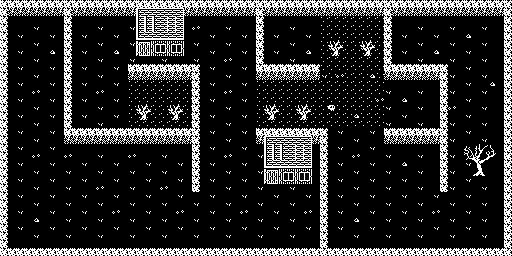

The image is a tile-based game level rendered from a .tmx file. Its description and complete source (layers, tilesets, objects, tile grids) follow:
An orthogonal 8x4 tile map with 64x64 px tiles, 1 tile layer (LEVEL 31), 31 hidden layers not drawn.

<map version="1.0" tiledversion="1.0.2" orientation="orthogonal" renderorder="right-down" width="8" height="4" tilewidth="64" tileheight="64" nextobjectid="1">
 <tileset firstgid="1" name="blockset" tilewidth="64" tileheight="64" tilecount="16" columns="4">
  <image source="blockset3.png" width="256" height="256" />
 </tileset>
 <layer name="LEVEL00" width="8" height="4" visible="0">
  <data encoding="csv">
1,2,2,2,2,2,2,3,
4,10,6,16,5,16,16,6,
4,10,6,5,5,5,5,6,
7,8,9,8,8,8,8,9
</data>
 </layer>
 <layer name="LEVEL01" width="8" height="4" visible="0">
  <data encoding="csv">
1,2,2,2,2,2,2,3,
4,6,16,16,4,10,10,15,
1,3,5,8,1,2,5,6,
7,8,8,8,8,8,8,9
</data>
 </layer>
 <layer name="LEVEL02" width="8" height="4" visible="0">
  <data encoding="csv">
1,2,2,2,2,2,2,3,
4,6,16,16,5,16,16,15,
1,3,5,5,5,5,5,15,
7,8,8,8,8,8,8,9
</data>
 </layer>
 <layer name="LEVEL03" width="8" height="4" visible="0">
  <data encoding="csv">
1,12,12,12,2,2,2,3,
4,14,11,14,1,16,3,6,
4,14,11,11,7,5,9,6,
7,13,13,13,8,8,8,9
</data>
 </layer>
 <layer name="LEVEL04" width="8" height="4" visible="0">
  <data encoding="csv">
1,16,2,12,12,2,16,3,
4,10,4,14,14,6,10,6,
4,10,1,12,12,3,10,6,
7,8,8,13,13,8,8,9
</data>
 </layer>
 <layer name="LEVEL05" width="8" height="4" visible="0">
  <data encoding="csv">
1,2,2,2,2,2,2,3,
4,14,4,16,1,3,14,15,
4,11,7,8,4,15,14,15,
7,13,13,13,8,8,8,9
</data>
 </layer>
 <layer name="LEVEL06" width="8" height="4" visible="0">
  <data encoding="csv">
1,16,2,3,2,2,16,3,
4,5,10,5,5,5,10,15,
1,2,2,5,10,2,2,3,
7,8,8,9,8,8,8,9
</data>
 </layer>
 <layer name="LEVEL07" width="8" height="4" visible="0">
  <data encoding="csv">
1,2,2,2,2,2,2,3,
4,16,3,5,5,1,16,6,
4,5,9,12,12,7,5,6,
7,8,8,8,8,8,8,9
</data>
 </layer>
 <layer name="LEVEL08" width="8" height="4" visible="0">
  <data encoding="csv">
1,2,2,2,2,2,2,3,
4,16,2,5,3,5,3,6,
4,10,5,7,9,5,9,6,
7,8,8,8,8,8,8,9
</data>
 </layer>
 <layer name="LEVEL09" width="8" height="4" visible="0">
  <data encoding="csv">
1,2,2,2,2,2,2,3,
4,1,2,16,16,2,10,6,
4,10,8,8,8,8,9,6,
7,8,8,8,8,8,8,9
</data>
 </layer>
 <layer name="LEVEL10" width="8" height="4" visible="0">
  <data encoding="csv">
1,3,16,3,16,3,16,3,
4,5,5,15,5,5,5,15,
4,15,5,5,5,15,5,6,
7,9,8,9,8,9,8,9
</data>
 </layer>
 <layer name="LEVEL11" width="8" height="4" visible="0">
  <data encoding="csv">
1,1,2,2,2,2,2,3,
4,2,16,4,16,1,16,6,
4,7,8,4,5,7,8,15,
7,8,8,8,8,7,8,9
</data>
 </layer>
 <layer name="LEVEL12" width="8" height="4" visible="0">
  <data encoding="csv">
1,1,2,2,2,2,2,3,
4,4,16,7,9,16,3,6,
4,7,8,8,8,8,9,6,
7,8,8,8,8,8,8,9
</data>
 </layer>
 <layer name="LEVEL13" width="8" height="4" visible="0">
  <data encoding="csv">
1,16,1,16,1,16,2,3,
4,5,4,5,4,5,5,6,
4,2,4,5,5,3,11,15,
7,8,8,8,7,9,13,9
</data>
 </layer>
 <layer name="LEVEL14" width="8" height="4" visible="0">
  <data encoding="csv">
1,2,2,2,2,2,2,3,
7,9,16,2,16,3,10,15,
4,5,5,8,8,9,10,15,
7,8,8,8,8,8,8,9
</data>
 </layer>
 <layer name="LEVEL15" width="8" height="4" visible="0">
  <data encoding="csv">
1,16,1,16,1,16,1,3,
4,8,4,8,4,8,4,15,
4,10,5,10,5,10,5,15,
7,8,8,8,8,8,8,9
</data>
 </layer>
 <layer name="LEVEL 16" width="8" height="4" visible="0">
  <data encoding="csv">
1,12,12,12,12,12,16,3,
4,11,11,10,10,11,14,15,
4,11,11,10,10,11,14,15,
7,13,13,13,13,13,13,9
</data>
 </layer>
 <layer name="LEVEL 17" width="8" height="4" visible="0">
  <data encoding="csv">
1,3,2,3,2,12,16,3,
4,4,6,6,6,11,11,6,
4,15,15,10,15,11,1,6,
7,9,8,9,8,13,7,9
</data>
 </layer>
 <layer name="LEVEL 18" width="8" height="4" visible="0">
  <data encoding="csv">
1,1,2,2,2,2,1,3,
4,4,4,15,2,2,2,6,
4,5,16,16,5,1,10,3,
7,7,8,8,8,7,8,9
</data>
 </layer>
 <layer name="LEVEL 19" width="8" height="4" visible="0">
  <data encoding="csv">
1,12,1,2,2,3,16,3,
4,2,3,10,10,1,5,15,
4,5,2,10,10,2,5,6,
7,13,7,8,8,9,13,9
</data>
 </layer>
 <layer name="LEVEL 20" width="8" height="4" visible="0">
  <data encoding="csv">
1,16,16,16,16,16,16,3,
4,5,5,5,5,5,5,6,
4,16,16,16,10,16,16,3,
7,8,8,8,8,8,8,9
</data>
 </layer>
 <layer name="LEVEL 21" width="8" height="4" visible="0">
  <data encoding="csv">
1,2,2,2,2,2,2,3,
4,10,10,10,10,10,10,6,
4,10,10,10,10,10,10,6,
7,8,8,8,8,8,8,9
</data>
 </layer>
 <layer name="LEVEL 22" width="8" height="4" visible="0">
  <data encoding="csv">
1,2,2,2,2,2,16,3,
4,15,5,5,5,4,10,6,
4,15,12,12,4,1,16,3,
7,8,13,13,7,8,8,9
</data>
 </layer>
 <layer name="LEVEL 23" width="8" height="4" visible="0">
  <data encoding="csv">
1,2,2,2,2,2,12,3,
4,4,16,2,16,3,11,6,
4,1,16,2,16,3,11,6,
7,7,8,8,8,8,13,9
</data>
 </layer>
 <layer name="LEVEL 24" width="8" height="4" visible="0">
  <data encoding="csv">
1,2,2,2,2,2,12,3,
4,1,2,10,1,3,11,6,
4,4,1,10,3,6,16,3,
7,8,9,8,8,8,8,9
</data>
 </layer>
 <layer name="LEVEL 25" width="8" height="4" visible="0">
  <data encoding="csv">
1,12,12,16,12,12,12,3,
4,11,11,14,11,11,11,6,
4,11,11,14,11,11,11,6,
7,13,13,13,13,13,13,9
</data>
 </layer>
 <layer name="LEVEL 26" width="8" height="4" visible="0">
  <data encoding="csv">
1,16,1,16,2,2,2,3,
4,5,4,10,15,14,4,6,
4,2,1,2,3,14,1,3,
7,8,8,7,8,8,8,9
</data>
 </layer>
 <layer name="LEVEL 27" width="8" height="4" visible="0">
  <data encoding="csv">
1,2,16,2,2,2,2,3,
4,4,5,5,10,10,10,6,
4,2,2,4,2,16,2,6,
7,8,8,8,8,8,9,9
</data>
 </layer>
 <layer name="LEVEL 28" width="8" height="4" visible="0">
  <data encoding="csv">
1,2,2,12,12,1,2,3,
4,10,15,11,11,16,10,15,
4,10,15,11,11,14,10,15,
7,8,8,13,13,8,8,9
</data>
 </layer>
 <layer name="LEVEL 29" width="8" height="4" visible="0">
  <data encoding="csv">
1,3,12,12,3,16,2,3,
4,2,14,14,1,5,15,6,
1,5,3,2,3,2,3,6,
7,9,8,9,8,9,8,9
</data>
 </layer>
 <layer name="LEVEL 30" width="8" height="4" visible="0">
  <data encoding="csv">
1,2,2,3,2,2,2,3,
4,2,2,2,2,2,3,6,
4,2,16,2,2,16,2,6,
7,8,8,9,8,8,8,9
</data>
 </layer>
 <layer name="LEVEL 31" width="8" height="4">
  <data encoding="csv">
1,1,16,2,1,12,1,3,
4,4,12,4,12,14,3,6,
4,2,2,4,16,4,3,15,
7,8,8,8,8,7,8,9
</data>
 </layer>
</map>